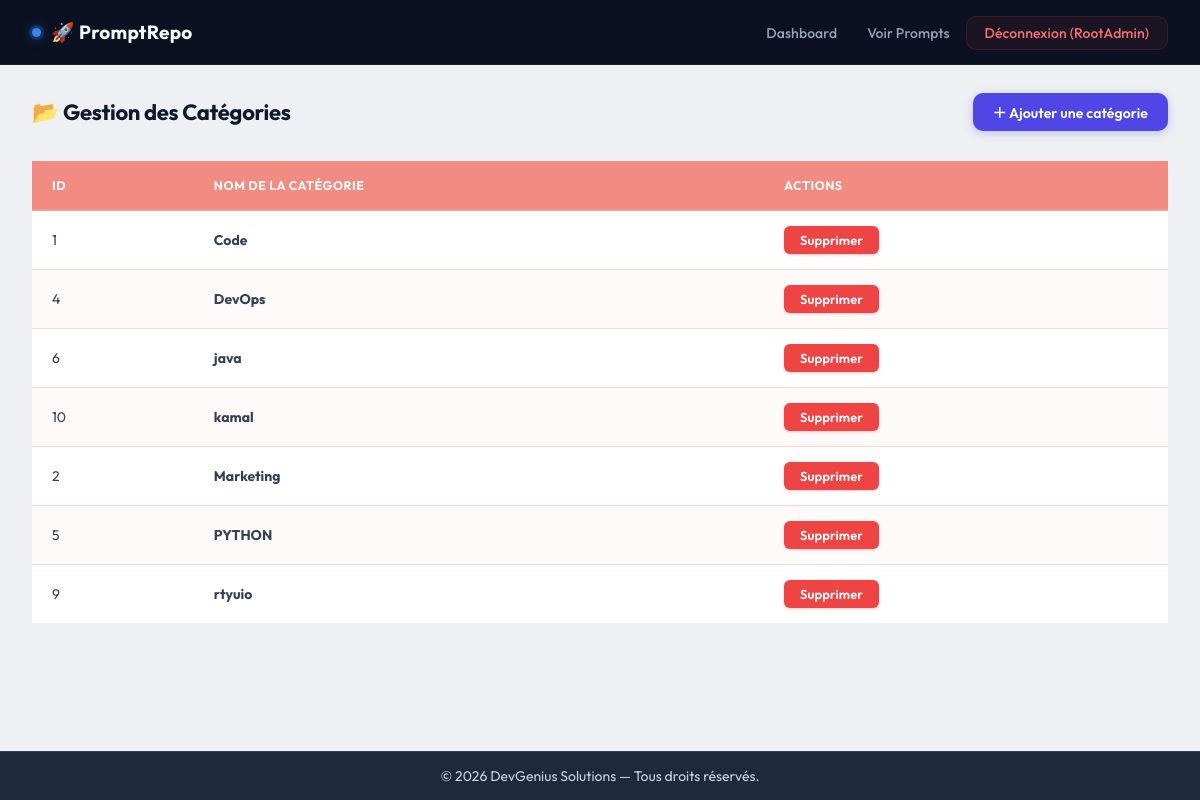
The app's page /admin/manage_categories.php (signed in) with its own data.
### tables this page shows
CREATE TABLE `categories` (
  `id` int(11) NOT NULL,
  `name` varchar(100) NOT NULL,
  `created_at` timestamp NOT NULL DEFAULT current_timestamp()
);

### admin/manage_categories.php (the view, shortened to what this page needs)
<?php
require_once '../config/db.php';
include '../includes/header.php';
$categories = $pdo->query("SELECT * FROM categories ORDER BY name ASC")->fetchAll();
?>
<div class="container">
    <div class="dashboard-header">
        <h2>📂 Gestion des Catégories</h2>
        <a href="add_category.php" class="btn btn-main">＋ Ajouter une catégorie</a>
    </div>
    <table>
        <thead>
            <tr>
                <th>ID</th>
                <th>Nom de la catégorie</th>
                <th>Actions</th>
            </tr>
        </thead>
        <tbody>
            <?php foreach($categories as $cat): ?>
                <tr>
                    <td><?= $cat['id'] ?></td>
                    <td><strong><?= htmlspecialchars($cat['name']) ?></strong></td>
                    <td>
                        <a href="delete_category.php?id=<?= $cat['id'] ?>"
                           class="btn btn-danger"
                           onclick="return confirm('Êtes-vous sûr de vouloir supprimer cette catégorie ?')">
                           Supprimer
                        </a>
                    </td>
                </tr>
            <?php endforeach; ?>
        </tbody>
    </table>
</div>
<?php include '../includes/footer.php'; ?>

### includes/header.php (shortened to what this page needs)
<!DOCTYPE html>
<html lang="fr">
<head>
    <link rel="stylesheet" href="/Prompt-Repository/assets/css/style.css">
</head>
<body>
<header>
    <nav>
        <div class="logo">🚀 PromptRepo</div>
        <ul>
            <?php if (isset($_SESSION['user_id'])): ?>
                <?php if ($_SESSION['role'] === 'admin'): ?>
                    <li><a href="/Prompt-Repository/admin/dashboard.php">Dashboard</a></li>
                    <li><a href="/Prompt-Repository/developer/dashboard.php">Voir Prompts</a></li>
                <?php else: ?>
                    <li><a href="/Prompt-Repository/developer/dashboard.php">Dashboard</a></li>
                <?php endif; ?>
                <li>
                    <a href="/Prompt-Repository/auth/logout.php" class="logout-link">
                        Déconnexion (<?= htmlspecialchars($_SESSION['username']) ?>)
                    </a>
                </li>
            <?php else: ?>
                <li><a href="/Prompt-Repository/auth/login.php">Connexion</a></li>
                <li><a href="/Prompt-Repository/auth/register.php">Inscription</a></li>
            <?php endif; ?>
        </ul>
    </nav>
</header>
<main>

### includes/footer.php (shortened to what this page needs)
</main>
<footer>
    <p>&copy; 2026 DevGenius Solutions — Tous droits réservés.</p>
</footer>
</body>
</html>

### includes/footer.php (style rules this page uses)
body { display:flex; flex-direction:column; min-height:100vh; }
main { flex:1; }
footer { background:#1e293b; color:#cbd5e1; text-align:center; padding:15px 10px; font-size:14px; border-top:1px solid #334155; }
footer p { margin:0; }

### records on screen
categories: id "1", name "Code"
categories: id "4", name "DevOps"
categories: id "6", name "java"
categories: id "10", name "kamal"
categories: id "2", name "Marketing"
categories: id "5", name "PYTHON"
categories: id "9", name "rtyuio"

### other values on screen
$_SESSION['username'] "RootAdmin"
